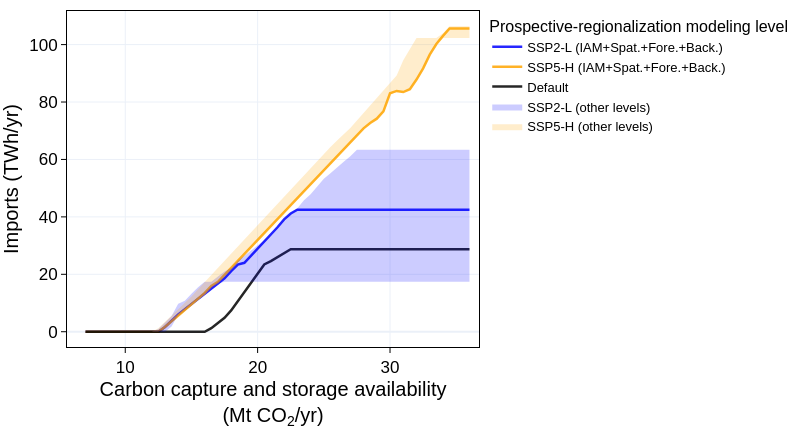

Notebook source saved alongside this figure:
### Code cell
plot_sensitivity('NG_EHP', type='res', show_legend=show_legend)
